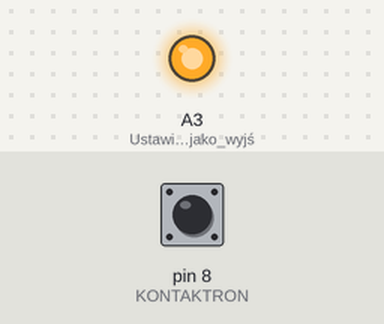
The sketch below on a simulated Arduino Uno, built with avr-gcc and run on an emulated ATmega328P. Parts: output pins drawn as LEDs (lit = HIGH). The inputs (shaded band) are chosen by the test bench; at power-on: pin 8 (KONTAKTRON) HIGH.

Above: at 1.2 s.
1.3 s: pin 8 (KONTAKTRON) pulled LOW for 0.15 s
At 1.37 s:
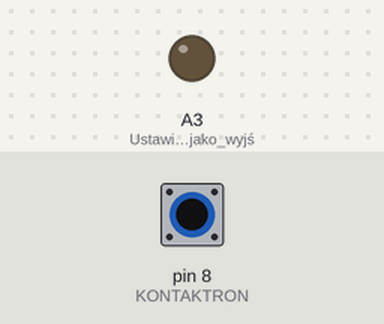
2.9 s: pin 8 (KONTAKTRON) pulled LOW for 3.2 s
At 6.9 s:
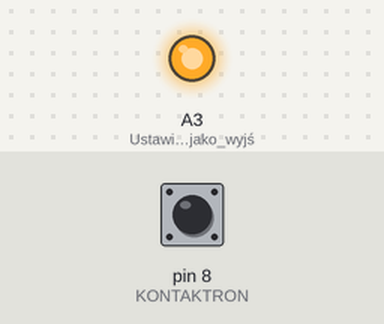
Timing chart, 0 to 8.4 s (numbered marks = the images above; inputs shaded):
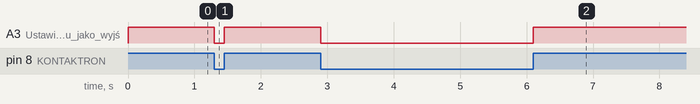

Measured:
- after the input at 1.3 s, A3 (Ustawienie_pinu_jako_wyjś): HIGH → LOW at once, → HIGH 0.15 s later
- after the input at 2.9 s, A3 (Ustawienie_pinu_jako_wyjś): HIGH → LOW at once, → HIGH 3.2 s later

The sketch:

kontrakton.ino
```cpp
#define KONTAKTRON 8

void setup()
{
  pinMode(KONTAKTRON, INPUT_PULLUP); //Kontaktron jako wejście
  pinMode(A3, OUTPUT);  //Ustawienie pinu jako wyjście

}

void loop()
{
  if  (digitalRead(KONTAKTRON) == HIGH) //Jeśli czujnik zwarty
    {
      digitalWrite(A3, HIGH); //Stan OK - dioda zielona

    }
    else
    {
      digitalWrite(A3, LOW);

    }
}
```
